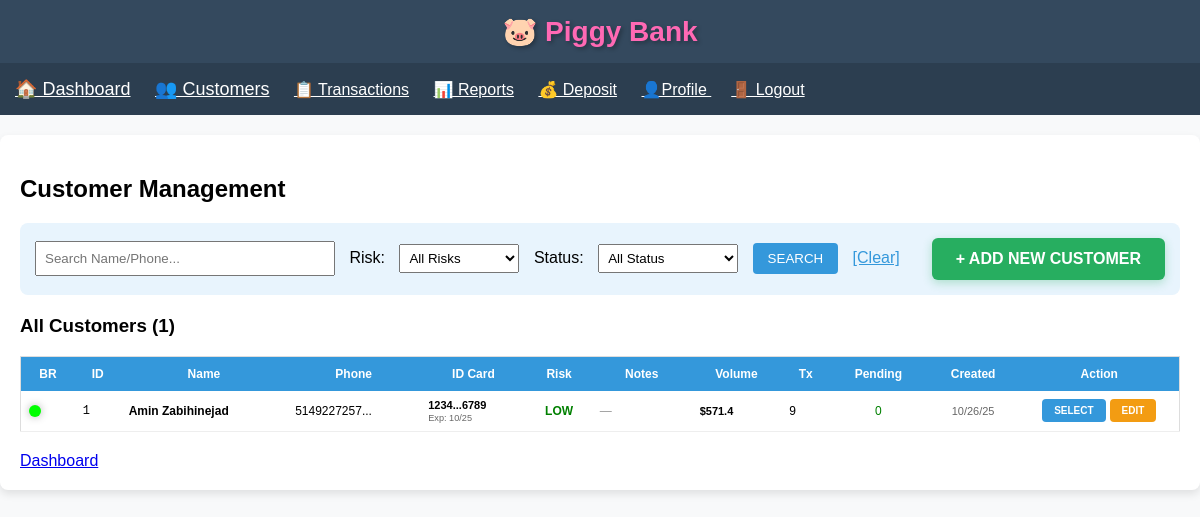
The app's page /customers (signed in) with its own data.
### app.py (models this page shows)
class Client(db.Model):
    id = db.Column(db.Integer, primary_key=True)
    first_name = db.Column(db.String(100), nullable=False)
    last_name = db.Column(db.String(100), nullable=False)
    email = db.Column(db.String(120), nullable=False)
    phone = db.Column(db.String(20), nullable=False)
    apartment = db.Column(db.String(20))
    civic_number = db.Column(db.String(20), nullable=False)
    street = db.Column(db.String(200), nullable=False)
    city = db.Column(db.String(100), nullable=False)
    province = db.Column(db.String(10), nullable=False)
    postal_code = db.Column(db.String(10), nullable=False)
    risk_level = db.Column(db.String(20), default='low risk')
    notes = db.Column(db.Text)
    created_at = db.Column(db.DateTime, default=datetime.utcnow)
    id1_type = db.Column(db.String(50))
    id1_issued_by = db.Column(db.String(100))
    id1_number = db.Column(db.String(50))
    id1_expiry_date = db.Column(db.Date)
    id1_filename = db.Column(db.String(255))
    id1_filesize = db.Column(db.Integer)
    id1_last_download = db.Column(db.DateTime)
    id2_type = db.Column(db.String(50))
    id2_issued_by = db.Column(db.String(100))
    id2_number = db.Column(db.String(50))
    id2_expiry_date = db.Column(db.Date)
    id2_filename = db.Column(db.String(255))
    id2_filesize = db.Column(db.Integer)
    id2_last_download = db.Column(db.DateTime)
    id3_type = db.Column(db.String(50))
    id3_issued_by = db.Column(db.String(100))
    id3_number = db.Column(db.String(50))
    id3_expiry_date = db.Column(db.Date)
    id3_filename = db.Column(db.String(255))
    id3_filesize = db.Column(db.Integer)
    id3_last_download = db.Column(db.DateTime)
    transactions = db.relationship('Transaction', backref='client', lazy=True)

### app.py (the view)
@app.route('/customers')
def customers():
    if 'user_id' not in session: return redirect(url_for('login'))
    return render_template('customers.html', clients_data=calculate_clients_data(), now=datetime.utcnow().date())

### app.py (called while the page is built)
def interpolate_color(volume):
    min_volume = 3000
    max_volume = 10000
    if volume < min_volume: return "#00FF00"
    if volume >= max_volume: return "#FF0000"
    ratio = (volume - min_volume) / (max_volume - min_volume)
    red = int(255 * ratio)
    green = int(255 * (1 - ratio))
    return f"#{red:02X}{green:02X}00"

def convert_to_usd(amount, currency):
    rates = {'CAD': 0.72, 'EUR': 1.08, 'GBP': 1.30, 'IRR': 0.000024}
    return amount * rates.get(currency, 1.0)

### templates/customers.html (shortened to what this page needs)
{% extends "base.html" %}
{% block content %}
<h2>Customer Management</h2>
<div style="background:#e8f4fd; padding:15px; border-radius:8px; margin-bottom:20px;">
    <div style="display: flex; justify-content: space-between; align-items: center; flex-wrap: wrap; gap: 15px;">
        <form method="GET" style="display: inline; flex: 1; min-width: 600px;">
            <input type="text" name="search" placeholder="Search Name/Phone..."
                   value="{{ request.args.get('search', '') }}" style="width:300px; padding:8px; margin-right:10px;">
            Risk: <select name="risk_level" style="margin:0 10px; padding:5px; width:120px;">
                <option value="">All Risks</option>
            </select>
            Status: <select name="tx_status" style="margin:0 10px; padding:5px; width:140px;">
                <option value="">All Status</option>
            </select>
            <input type="submit" value="SEARCH" style="padding:8px 15px; background:#3498db; color:white; border:none; border-radius:4px;">
            <a href="{{ url_for('customers') }}" style="margin-left:10px; color:#3498db;">[Clear]</a>
        </form>
        <a href="{{ url_for('edit_client', client_id='new') }}"
           style="background:#27ae60; color:white; padding:12px 24px; text-decoration:none; border-radius:6px; font-weight:bold; font-size:16px; box-shadow:0 3px 10px rgba(39,174,96,0.3);">
           + ADD NEW CUSTOMER
        </a>
    </div>
</div>
<h3>All Customers ({{ clients_data|length }})</h3>
<table style="width:100%; border-collapse:collapse; font-size:12px; border:1px solid #ddd;">
    <tr style="background:#3498db; color:white;">
        <th style="padding:10px;">BR</th>
        <th style="padding:10px;">ID</th>
        <th style="padding:10px;">Name</th>
        <th style="padding:10px;">Phone</th>
        <th style="padding:10px;">ID Card</th>
        <th style="padding:10px;">Risk</th>
        <th style="padding:10px; width:100px;">Notes</th>
        <th style="padding:10px;">Volume</th>
        <th style="padding:10px;">Tx</th>
        <th style="padding:10px;">Pending</th>
        <th style="padding:10px;">Created</th>
        <th style="padding:10px; width:160px;">Action</th>
    </tr>
    {% for data in clients_data %}
    <tr style="border-bottom:1px solid #eee; {% if data.client.risk_level == 'high risk' or data.client.risk_level == 'on hold' %}background:#fff5f5;{% endif %}">
        <td style="padding:8px;"><span class="led-indicator" style="background-color: {{ data.led_color }};" title="Business Relation: ${{ '%.2f'|format(data.total_volume_usd) }} over past 6 months"></span></td>
        <td style="padding:8px; font-family:monospace;">{{ data.client.id }}</td>
        <td style="padding:8px;"><strong>{{ data.client.first_name }} {{ data.client.last_name }}</strong></td>
        <td style="padding:8px;">{{ data.client.phone[:12] }}...</td>
        <td style="padding:8px; font-size:11px;">
            {% if data.client.id1_number or data.client.id2_number or data.client.id3_number %}
                {% if data.client.id1_number %}
                    <strong>{{ data.client.id1_number[:4] }}...{{ data.client.id1_number[-4:] }}</strong>
                    {% if data.client.id1_expiry_date %}
                        <br><small style="{% if data.client.id1_expiry_date and data.client.id1_expiry_date < now %}color:red;{% else %}color:#666;{% endif %}">
                            Exp: {{ data.client.id1_expiry_date.strftime('%m/%y') }}
                        </small>
                    {% endif %}
                {% elif data.client.id2_number %}
                    <strong>{{ data.client.id2_number[:4] }}...{{ data.client.id2_number[-4:] }}</strong>
                {% elif data.client.id3_number %}
                    <strong>{{ data.client.id3_number[:4] }}...{{ data.client.id3_number[-4:] }}</strong>
                {% endif %}
            {% else %}
                <span style="color:#999;">—</span>
            {% endif %}
        </td>
        <td style="padding:8px; text-align:center; font-weight:bold;">
            {% if data.client.risk_level == 'low risk' %}<span style="color:green;">LOW</span>
            {% elif data.client.risk_level == 'medium risk' %}<span style="color:orange;">MED</span>
            {% elif data.client.risk_level == 'high risk' %}<span style="color:red;">HIGH</span>
            {% else %}<span style="color:red;">HOLD</span>{% endif %}
        </td>
        <td style="padding:8px;">
            {% if data.client.notes %}
                <div style="height:25px; overflow-y:auto; border:1px solid #ddd; padding:2px; background:#f9f9f9; font-size:9px; border-radius:3px;">
                    {{ data.client.notes[:60] }}{% if data.client.notes|length > 60 %}...{% endif %}
                </div>
            {% else %}
                <span style="color:#999; font-style:italic;">—</span>
            {% endif %}
        </td>
        <td style="padding:8px; font-weight:bold; font-size:11px;">${{ "%.1f"|format(data.total_volume_usd) }}</td>
        <td style="padding:8px;">{{ data.transactions_list|length }}</td>
        <td style="padding:8px; text-align:center;">
            {% set pending_tx = data.transactions_list|selectattr('status', 'equalto', 'pending')|list %}
            {% if pending_tx|length > 0 %}
                <span style="color:red; font-weight:bold;">{{ pending_tx|length }}</span>
            {% else %}
                <span style="color:green;">0</span>
            {% endif %}
        </td>
        <td style="padding:8px; font-size:11px; text-align:center; color:#666;">
            {{ data.client.created_at.strftime('%m/%d/%y') }}
        </td>
        <td style="padding:8px;">
            <div style="display: flex; gap: 4px; justify-content: center;">
                <a href="{{ url_for('select_customer', client_id=data.client.id) }}"
                   style="background:#3498db; color:white; padding:6px 12px; text-decoration:none; border-radius:4px; font-size:10px; font-weight:bold; white-space: nowrap;">SELECT</a>
                <a href="{{ url_for('edit_client', client_id=data.client.id) }}"
                   style="background:#f39c12; color:white; padding:6px 12px; text-decoration:none; border-radius:4px; font-size:10px; font-weight:bold; white-space: nowrap;">EDIT</a>
            </div>
        </td>
    </tr>
    {% else %}
    <tr>
        <td colspan="12" style="padding:40px; text-align:center; color:#999; font-size:16px;">
            <div style="font-size:48px; margin-bottom:15px;">No customers found</div>
        </td>
    </tr>
    {% endfor %}
</table>
<div style="margin-top:20px;">
    <a href="{{ url_for('index') }}" style="font-size:16px;">Dashboard</a>
</div>
{% endblock %}

### templates/base.html (style rules this page uses)
* { box-sizing: border-box; }
body { font-family: Arial; margin: 0; padding: 0; background: #f8f9fa; }

### templates/customers.html (style rules this page uses)
.led-indicator { display: inline-block; width: 12px; height: 12px; border-radius: 50%; box-shadow: 0 0 8px rgba(0, 0, 0, 0.3); vertical-align: middle; margin-right: 5px; }

### records on screen
Client: client.id "1", client.first_name "Amin", client.last_name "Zabihinejad", client "5149227257", client "1234", client "6789", client.id1_expiry_date "10/25", client.created_at "10/26/25"

### other values on screen
{{ clients_data|length }} "1"
{{ "%.1f"|format(data.total_volume_usd) }} "571.4"
{{ data.transactions_list|length }} "9"
